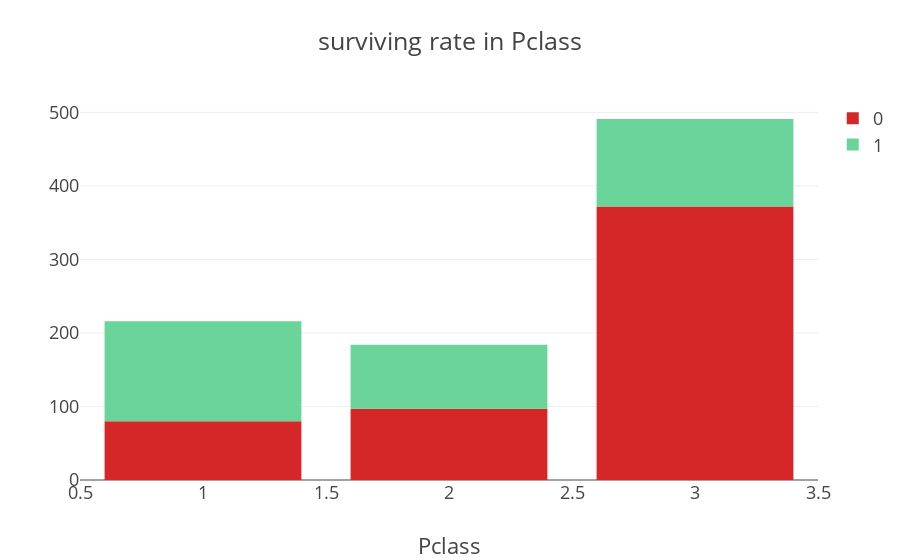

This figure's notebook cell:
### Markdown cell above
There are 3 classes of passengers. Class1 216 passangers Class2 184 passangers and Class3 491 passangers, here we see that the no. of passangers in the class 3 is more than class 1 and class 3.

### Code cell
col='Pclass'
v1=d1[col].value_counts().reset_index()
v1=v1.rename(columns={col:'count','index':col})
v1['percent']=v1['count'].apply(lambda x : 100*x/sum(v1['count']))
v1=v1.sort_values(col)
v2=d2[col].value_counts().reset_index()
v2=v2.rename(columns={col:'count','index':col})
v2['percent']=v2['count'].apply(lambda x : 100*x/sum(v2['count']))
v2=v2.sort_values(col)
trace1 = go.Bar(x=v1[col], y=v1["count"], name="0", marker=dict(color="#d62728"))
trace2 = go.Bar(x=v2[col], y=v2["count"], name="1", marker=dict(color='#6ad49b'))
y = [trace1, trace2]
layout={'title':"surviving rate in Pclass",'xaxis':{'title':"Pclass"},'barmode': 'relative'}
fig = go.Figure(data=y, layout=layout)
fig.layout.template='presentation'
iplot(fig)

### Figure 1 — Plotly figure (JSON) as saved in the notebook; plotly's stock layout.template omitted (floating-point values rounded to 4 significant figures)
{"data": [{"marker": {"color": "#d62728"}, "name": "0", "type": "bar", "uid": "8e68a923-f347-42b8-8022-d1ea8adf96b4", "x": [1, 2, 3], "y": [80, 97, 372]}, {"marker": {"color": "#6ad49b"}, "name": "1", "type": "bar", "uid": "67f35461-0713-449d-ab87-a374e7bdafb8", "x": [1, 2, 3], "y": [136, 87, 119]}], "layout": {"barmode": "relative", "title": {"text": "surviving rate in Pclass"}, "xaxis": {"title": {"text": "Pclass"}}}}
